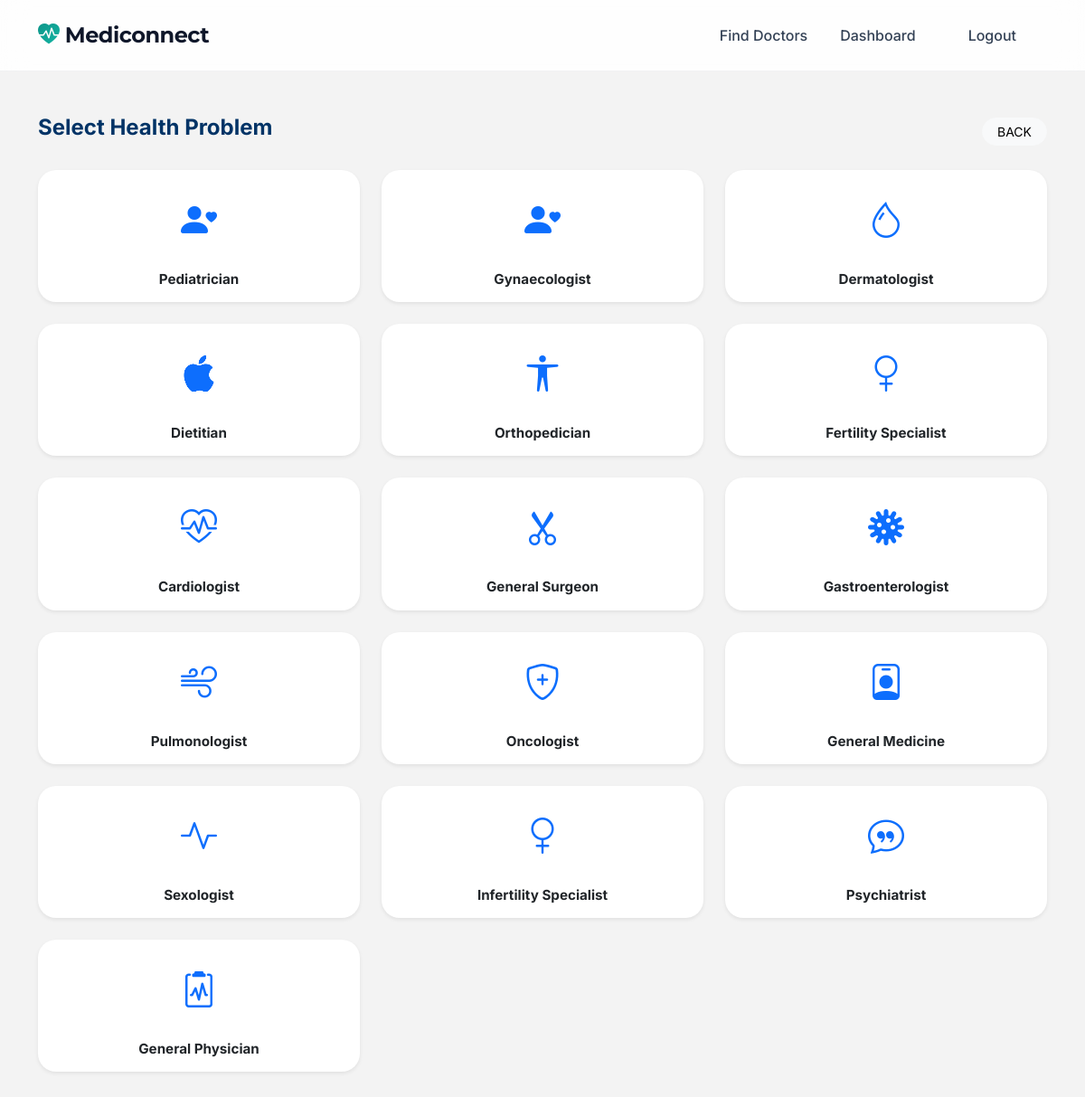
/consult/step2/ (signed in), run on the app's committed database.
### appointments/models.py (models this page shows, shortened)
class Speciality(models.Model):
    name = models.CharField(max_length=100)
    icon = models.CharField(max_length=50, default='bi-heart-pulse') # Bootstrap icon class
    image_url = models.URLField(blank=True, null=True)

### appointments/views.py (the view)
# urls.py: path('consult/step2/', views.consultation_step2, name='consultation_step2'),
@login_required
def consultation_step2(request):
    specialities = Speciality.objects.all()
    return render(request, 'appointments/consultation_step2.html', {'specialities': specialities})

### templates/appointments/consultation_step2.html (shortened to what this page needs)
{% extends 'base.html' %}
{% block content %}
<div class="container py-4">
    <div class="d-flex justify-content-between align-items-center mb-4">
        <h4 class="fw-bold text-navy">Select Health Problem</h4>
        <a href="{% url 'consultation_step1' %}" class="btn btn-light btn-sm px-3 rounded-pill">BACK</a>
    </div>
    <div class="row g-4 text-center">
        {% for speciality in specialities %}
        <div class="col-6 col-md-4">
            <a href="{% url 'consultation_step3' speciality.id %}" class="text-decoration-none text-dark">
                <div class="card h-100 border-0 shadow-sm p-3 hover-lift" style="border-radius: 20px;">
                    <div class="speciality-icon-wrapper mb-3 mx-auto">
                        <div class="bg-light rounded-circle p-3 d-flex align-items-center justify-content-center mx-auto"
                            style="width: 80px; height: 80px; background: var(--accent-gradient-light) !important;">
                            <i class="bi {{ speciality.icon }} display-6 text-primary"></i>
                        </div>
                    </div>
                    <h6 class="fw-bold mb-0" style="font-size: 0.95rem;">{{ speciality.name }}</h6>
                </div>
            </a>
        </div>
        {% endfor %}
    </div>
</div>
{% endblock %}

### templates/base.html (style rules this page uses)
:root { --navy-deep: #0f172a; --navy-light: #1e293b; --slate-gray: #334155; --teal-accent: #0d9488; --teal-soft: #f0fdfa; --primary-gradient: linear-gradient(135deg, #0f172a 0%, #1e293b 100%); --accent-gradient: linear-gradient(135deg, #0d9488 0%, #14b8a6 100%); --soft-bg: #f8fafc; }
body { font-family: 'Inter', sans-serif; background-color: var(--soft-bg); color: var(--navy-deep); overflow-x: hidden; }
.card { background: white; border: 1px solid rgba(15, 23, 42, 0.05); border-radius: 20px; transition: all 0.4s cubic-bezier(0.4, 0, 0.2, 1); }

### templates/appointments/consultation_step2.html (style rules this page uses)
body { background-color: #f3f3f3; }
.text-navy { color: #003366; }
.hover-lift { transition: transform 0.2s ease, box-shadow 0.2s ease; }
.speciality-icon-wrapper { position: relative; }

### data on the page
Speciality: name "Pediatrician"
Speciality: name "Gynaecologist"
Speciality: name "Dermatologist"
Speciality: name "Dietitian"
Speciality: name "Orthopedician"
Speciality: name "Fertility Specialist"
Speciality: name "Cardiologist"
Speciality: name "General Surgeon"
Speciality: name "Gastroenterologist"
Speciality: name "Pulmonologist"
Speciality: name "Oncologist"
Speciality: name "General Medicine"
Speciality: name "Sexologist"
Speciality: name "Infertility Specialist"
Speciality: name "Psychiatrist"
Speciality: name "General Physician"
